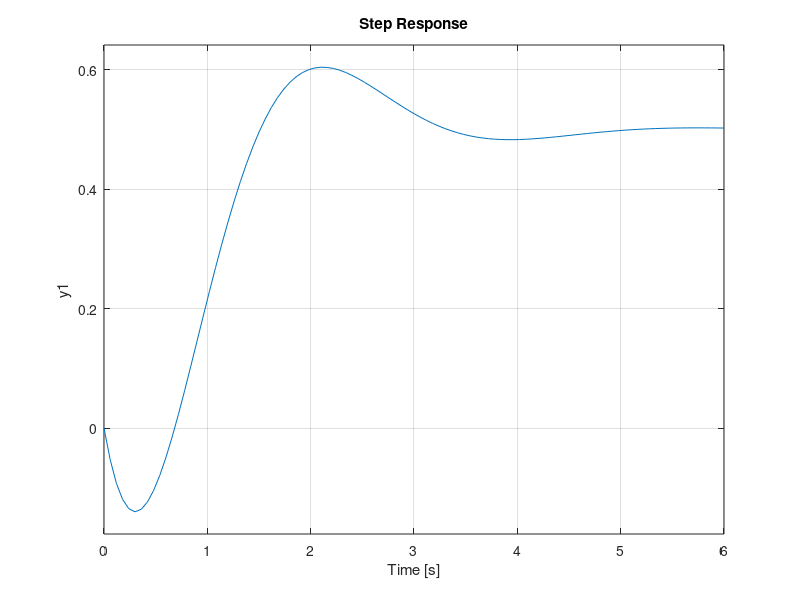

MATLAB code for this plot: (Note: this script raises an error after producing the figure.)
% RAHUL VIVEK SAWANT
% 09/09/2018
% Problem Number 3
% % Description of the Code
% Find if system is stable or unstable and if stable then 
% calculate settling time of the system. Include the transient 
% responses in your assignment for those systems that are stable. 

%% The Code

close all 
clear all
clc
%% PART A:
sys1 = tf([-1 2],[1 2 4])
% poles will be
p = pole(sys1)
% transient response
figure;
step(sys1)
% calculate settling time
S = stepinfo(sys1)
st1 = S.SettlingTime
fprintf('Settling time = %f sec\n',st1)


%% PART B:
sys2 = tf([1 1 1],[1 6 11 6])
% poles will be
p = pole(sys2)
% transient response
figure;
step(sys2)
% calculate settling time
S = stepinfo(sys2)
st2 = S.SettlingTime
fprintf('Settling time = %f sec\n',st2)


%% PART C:
sys3 = tf([1 0],[1 0 7 6])
% poles will be
p = pole(sys3)
% transient response
figure;
step(sys3)
% calculate settling time
fprintf('Since 2 poles are on RHS of imaginary axis. System is unstable.')

